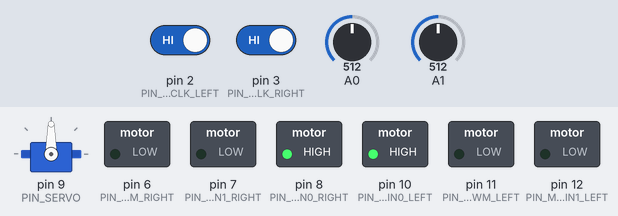
Recording of a sketch running on a simulated Arduino Mega 2560, built with avr-gcc and run on an emulated ATmega2560. On the bench: servo, switched loads named in the sketch (green lamp = pin HIGH). Inputs (shaded band) come from the test bench; at power-on: A0 = 512, A1 = 512, pin 2 (PIN_WHEEL_ENCODER_CLK_LEFT) HIGH, pin 3 (PIN_WHEEL_ENCODER_CLK_RIGHT) HIGH. What the sketch prints to the serial monitor is not drawn.

Above: at 1.2 s.
1.3 s: A0 set to 716
At 1.8 s:
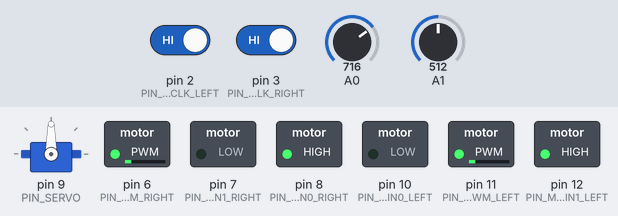
2.9 s: A1 set to 532
At 4.2 s:
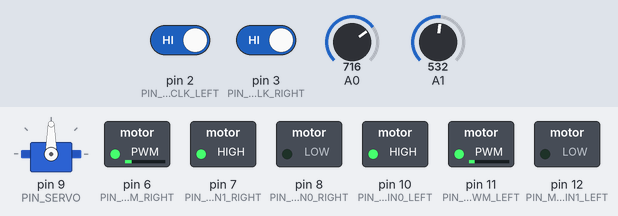
4.5 s: A0 set to 900
At 5.4 s:
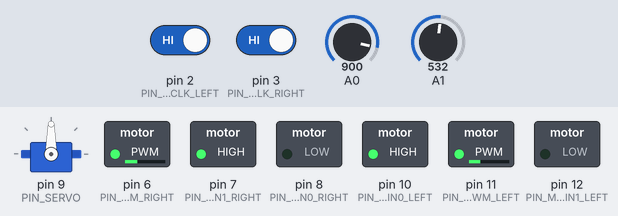
6.0 s: A1 set to 511
At 6.6 s:
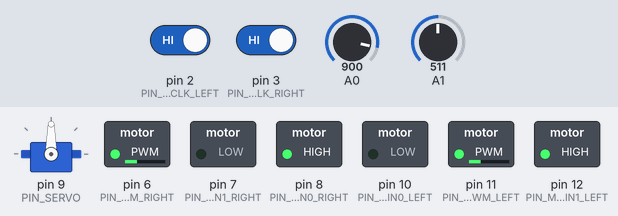
7.5 s: A1 set to 306
At 7.8 s:
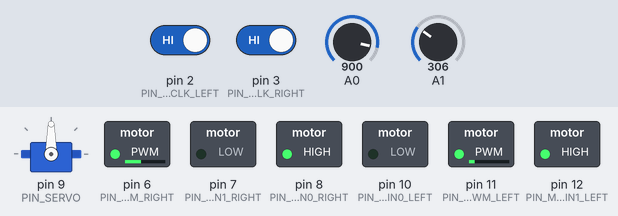
9.0 s: A0 set to 511
At 10.2 s:
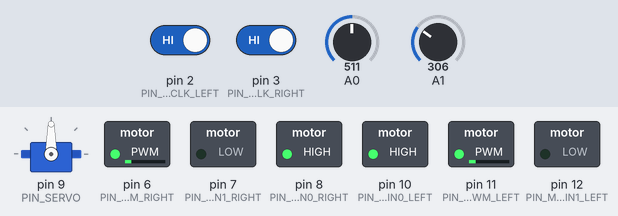
Timing chart, 0 to 11.5 s (numbered marks = the images above; inputs shaded):
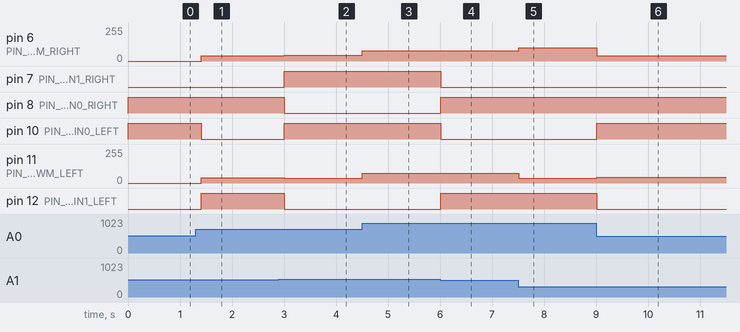

The sketch:

RES_Robot_Test_Motor.ino
```cpp
/**********************************************************************;
* Project           : RES_Class, Basic Function Check, Sensor, Motion,Comm
*
* Program name      : RES_Basic_Function_Check.ino
*
* Author            : Jong-Hoon Kim
*
* Date created      : 04/28/2023
*
* Purpose           : Inititalization of a Simple Rescue Robot
*
* Revision History  :
*
* Date        Author      Ref    Revision (Date in MMDDYYYY format)
* MMDDYYYY    name      1  v-xx   revision note.
*
*********************************************************************/
/*********************************************************************
*   Instructional Note:
*           Arduino Leonardo has 4 interrupt pins ( 0, 1, 2, 3  13 )
*           Arduino Mega has 6 interrupt pins ( 2, 3, 18, 19, 20, 21)
*
***********************************************************************/
//#include <Arduino.h>
//#include <Wire.h>
//#include <Adafruit_GFX.h>
//#include <Adafruit_SSD1306.h>
#include <SoftwareSerial.h>
#include <Servo.h>
//#include "Protocol.h"
#include "Config.h"
#include "SimpleDeadReckoning.h"


unsigned long cTime = 0;     // current time of each iteration
unsigned long jTime = 0;     // joystic control message interval
unsigned long dTime = 0;     // OLED display update interval
unsigned long mTime = 0;     // motor control update interval
unsigned long pTime = 0;     // Pose update interval
unsigned long rTime = 0;     // report interval

//Adafruit_SSD1306 display(SCREEN_WIDTH, SCREEN_HEIGHT, &Wire, OLED_RESET);
SoftwareSerial mySerial(A2,A3);
Servo myServo;  // create servo object to control a servo
SimpleDeadReckoning mySDR( 310.0, 1.8, 8.8, 0);   // encoder values per one rotation,  wheel radius, distance between two wheels, unit (cm)

void setup() {
  // Serial Port Setup
  Serial.begin(115200);   //Serial3.begin(115200);
  mySerial.begin(57600);
  Serial.println("Robot Initialization Started");
  initVariable();

}


void loop() {
  cTime = micros();     // get current time for this iteration
//  testMotor();
  updateJoy();
  updateMotorSpeed();
}


void testMotor(){
    analogWrite( PIN_MOTOR_PWM_RIGHT, 100);
    analogWrite( PIN_MOTOR_PWM_LEFT, 100);
    digitalWrite( PIN_MOTOR_IN0_RIGHT, LOW); digitalWrite( PIN_MOTOR_IN1_RIGHT, HIGH);
    digitalWrite( PIN_MOTOR_IN0_LEFT, LOW); digitalWrite( PIN_MOTOR_IN1_LEFT, HIGH);
}


void initVariable(){
  pinMode(PIN_MOTOR_PWM_RIGHT, OUTPUT); pinMode(PIN_MOTOR_IN0_RIGHT, OUTPUT); pinMode(PIN_MOTOR_IN1_RIGHT, OUTPUT);
  pinMode(PIN_MOTOR_PWM_LEFT, OUTPUT); pinMode(PIN_MOTOR_IN0_LEFT, OUTPUT); pinMode(PIN_MOTOR_IN1_LEFT, OUTPUT);
  pinMode(PIN_WHEEL_ENCODER_CLK_LEFT, INPUT); pinMode(PIN_WHEEL_ENCODER_DT_LEFT, INPUT);
  pinMode(PIN_WHEEL_ENCODER_CLK_RIGHT, INPUT); pinMode(PIN_WHEEL_ENCODER_DT_RIGHT, INPUT);
  attachInterrupt(digitalPinToInterrupt(PIN_WHEEL_ENCODER_CLK_LEFT), updateEncoder_left, CHANGE);
  attachInterrupt(digitalPinToInterrupt(PIN_WHEEL_ENCODER_CLK_RIGHT), updateEncoder_right, CHANGE);
  thetaOffset= 0.0; //mpu.getAngleZ();
  mySDR.setXLocation(64.0);
  mySDR.setYLocation(16.0);

  myServo.attach(PIN_SERVO);  myServo.write(MID_RIDAR_ANGLE);// attaches the servo on PIN_SERVO to the servo object and set middle position


  for(int i = 0; i < SCREEN_WIDTH; i++){
    for(int j = 0; j < SCREEN_HEIGHT; j++){
      ogmap[i][j] = false;
    }
  }

}


void updatePose(){
  if (cTime > pTime) {  // Update Pose
    pTime = cTime + INTERVAL_POSE;
//    mySDR.updateLocation(counter_left, counter_right, mpu.getAngleZ()); // imu based theta
    mySDR.updateLocation(counter_left, counter_right);    // odometry based theta

  }
}


void updateJoy(){
  if (cTime > jTime) {  // Joystick control time
    jTime = cTime + INTERVAL_JOYSTICK;
    joystick[0] = map(analogRead(A0), 0, 1024, -(MAX_MOTOR_SPEED), MAX_MOTOR_SPEED);
    joystick[1] = map(analogRead(A1), 0, 1024, -(MAX_MOTOR_SPEED), MAX_MOTOR_SPEED);
    cmd_vel[0] = joystick[1];
    cmd_vel[1] = joystick[0];
  }
}

void updateDisplay(){
}


void updateMotorSpeed(){
  if ( cTime > mTime) {
    mTime = cTime +  INTERVAL_MOTOR_SPEED;

    if (cmd_vel[0] > 0){ //linear
       motor_speed[LEFT] = cmd_vel[0] - cmd_vel[1];
       motor_speed[RIGHT] = cmd_vel[0]+ cmd_vel[1];
    }else{
       motor_speed[LEFT] = cmd_vel[0] + cmd_vel[1];
       motor_speed[RIGHT] = cmd_vel[0]- cmd_vel[1];
    }

    if (motor_speed[RIGHT] > MAX_MOTOR_SPEED) {
      motor_speed[RIGHT] = MAX_MOTOR_SPEED;
    }else if (motor_speed[RIGHT] < -(MAX_MOTOR_SPEED)) {
      motor_speed[RIGHT] = -(MAX_MOTOR_SPEED);
    }
    if (motor_speed[LEFT] > MAX_MOTOR_SPEED) {
      motor_speed[LEFT] = MAX_MOTOR_SPEED;
    }else if (motor_speed[LEFT] < -(MAX_MOTOR_SPEED)) {
      motor_speed[LEFT] = -(MAX_MOTOR_SPEED);
    }

    analogWrite( PIN_MOTOR_PWM_RIGHT, abs( motor_speed[RIGHT]));
    analogWrite( PIN_MOTOR_PWM_LEFT, abs(motor_speed[LEFT]));

    if (motor_speed[RIGHT] > 0){  //linear
      digitalWrite( PIN_MOTOR_IN0_RIGHT, LOW); digitalWrite( PIN_MOTOR_IN1_RIGHT, HIGH);
    }else{
      digitalWrite( PIN_MOTOR_IN0_RIGHT, HIGH); digitalWrite( PIN_MOTOR_IN1_RIGHT, LOW);
    }
    if (motor_speed[LEFT] > 0 ){
      digitalWrite( PIN_MOTOR_IN0_LEFT, LOW); digitalWrite( PIN_MOTOR_IN1_LEFT, HIGH);
    }else{
      digitalWrite( PIN_MOTOR_IN0_LEFT, HIGH); digitalWrite( PIN_MOTOR_IN1_LEFT, LOW);
    }
  }
}


void updateEncoder_left(){
  encoderPin_X_left = digitalRead(PIN_WHEEL_ENCODER_CLK_LEFT);
  encoderPin_Y_left = digitalRead(PIN_WHEEL_ENCODER_DT_LEFT);

  if (encoderPin_X_left == 0){
    if (encoderPin_Y_left == 0){
      counter_left++;
    }else{
      counter_left--;
    }
  }else{
    if (encoderPin_Y_left == 0){
      counter_left--;
    }else{
      counter_left++;
    }
  }
}

void updateEncoder_right(){
  encoderPin_X_right = digitalRead(PIN_WHEEL_ENCODER_CLK_RIGHT);
  encoderPin_Y_right = digitalRead(PIN_WHEEL_ENCODER_DT_RIGHT);

  if (encoderPin_X_right == 0){
    if (encoderPin_Y_right == 0){
      counter_right--;
    }else{
      counter_right++;
    }
  }else{
    if (encoderPin_Y_right == 0){
      counter_right++;
    }else{
      counter_right--;
    }
  }
}
```

SimpleDeadReckoning.cpp
```cpp
/**********************************************************************;
* Project           : RES_Class, Localization with Dead Reckoning
*
* Program name      : SimpleDeadReckoning.cpp
*
* Author            : Jong-Hoon Kim
*
* Date created      : 04/15/2020
*
* Purpose           : Localization of a Simple Rescue Robot
*
* Revision History  :
*
* Date        Author      Ref    Revision (Date in MMDDYYYY format)
* MMDDYYYY    name      1  v-xx   revision note.
*
*********************************************************************/

#include "SimpleDeadReckoning.h"
#include <Arduino.h>
#include <math.h>

SimpleDeadReckoning::SimpleDeadReckoning(float argEncoderValuePer360Rotation, float argWheelRadius, float argDistanceBetweenTwoWheels){
  _eValue = (360.0/argEncoderValuePer360Rotation) * (3.141592 / 180.0);
  _wRadius = argWheelRadius;
  _wDistance = argDistanceBetweenTwoWheels;
  _unit = 0;
}

SimpleDeadReckoning::SimpleDeadReckoning(float argEncoderValuePer360Rotation, float argWheelRadius, float argDistanceBetweenTwoWheels, int argDistanceUnit){ // 0: Metric = cm (defalut) 1: Imperial = inch
  _eValue = (360.0/argEncoderValuePer360Rotation) * (3.141592 / 180.0);
  _wRadius = argWheelRadius;
  _wDistance = argDistanceBetweenTwoWheels;
  _unit = argDistanceUnit;
}

SimpleDeadReckoning::SimpleDeadReckoning(){   // defalut
  _eValue = (360.0/310.0) * (3.141592 / 180.0) ;    // click per 360/310degree
  _wRadius = 3.39;  //  2*r = 6.78;
  _wDistance = 15.5;  // 15.5 cm between two wheels
  _unit = 0;        // Metric (cm) unit
}

void SimpleDeadReckoning::updateLocation(float argLeftEncoder, float argRightEncoder){
  _pLeftOdom = _leftOdom ;
  _pRightOdom = _rightOdom;
  _pTheta = _theta;
  _pCheckTime = _checkTime;

  _leftOdom = argLeftEncoder ;
  _rightOdom = argRightEncoder;
  _checkTime = millis();


//  float vL = (((_leftOdom - _pLeftOdom)*_eValue) / ((_checkTime - _pCheckTime)/1000.0)) * (3.141592 / 180);
//  float vR = (((_rightOdom - _pRightOdom )*_eValue)  / ((_checkTime - _pCheckTime)/1000.0)) *(3.141592 / 180) ;
//  float wK = (vL - vR) / _wDistance;                              // encoder based delta theta calucation
//  float deltaTheta = wK * ((_checkTime - _pCheckTime)/1000.0) ;   // encoder based delta theta calucation

  float vL = ((_leftOdom - _pLeftOdom)*_eValue) ;
  float vR = ((_rightOdom - _pRightOdom )*_eValue) ;
  float vK = (vL + vR) / 2;    // delta_s of roboty
  _theta = (vL + vR)/ _wDistance;  // * (3.141592 / 180);
  float deltaTheta = _theta - _pTheta ;
  float deltaS = vK * _wRadius;


  _pXLocation = _xLocation;
  _pYLocation = _yLocation;

// Euler integration
//  _xLocation = _pXLocation + cos(_pTheta)*deltaS;
//  _yLocation = _pYLocation + sin(_pTheta)*deltaS;

// Runge-Kutta integration (2nd oder = mid-point)
  _xLocation = _pXLocation + (deltaS * cos( _pTheta + (deltaTheta/2.0) )) ;
  _yLocation = _pYLocation + (deltaS * sin( _pTheta + (deltaTheta/2.0) )) ;


// Runge-Kutta integration (4th order)- compute odometric pose using 4nd order Runge-Kutta integration
//  double K1 =  deltaTheta;  // Euler integration
//  double K2 =  (deltaTheta / 2.0);
//  double K3 =  (K2 / 2.0);
//  double K4 =  K3;
//  double Yn_plus_1 = _pTheta + ((K1+ (2*(K2)) + (2*(K3)) + K4) / 6);
//
//  _xLocation = _pXLocation + (deltaS * cos(Yn_plus_1));
//  _yLocation = _pYLocation  + (deltaS * sin(Yn_plus_1));


  // compute odometric pose using exact intergration
//  _xLocation = _pXLocation+ ((deltaS / deltaTheta) * ( cos(_theta) - cos(_pTheta)) );
//  _yLocation = _pYLocation + ((deltaS / deltaTheta)  * ( sin(_theta) - sin(_pTheta)) );


}

void SimpleDeadReckoning::updateLocation(float argLeftEncoder, float argRightEncoder, float argTheta){
  _pLeftOdom = _leftOdom ;
  _pRightOdom = _rightOdom;
  _pTheta = _theta;
  _pCheckTime = _checkTime;

  _leftOdom = argLeftEncoder ;
  _rightOdom = argRightEncoder;
  _theta = argTheta * (3.141592 / 180);
  _checkTime = millis();


//  float vL = (((_leftOdom - _pLeftOdom)*_eValue) / ((_checkTime - _pCheckTime)/1000.0)) * (3.141592 / 180);
//  float vR = (((_rightOdom - _pRightOdom )*_eValue)  / ((_checkTime - _pCheckTime)/1000.0)) *(3.141592 / 180) ;
//  float wK = (vL - vR) / _wDistance;                              // encoder based delta theta calucation
//  float deltaTheta = wK * ((_checkTime - _pCheckTime)/1000.0) ;   // encoder based delta theta calucation

  float vL = ((_leftOdom - _pLeftOdom)*_eValue) ;
  float vR = ((_rightOdom - _pRightOdom )*_eValue) ;
  float vK = (vL + vR) / 2;    // delta_s of roboty
  float deltaTheta = _theta - _pTheta ;
  float deltaS = vK * _wRadius;


  _pXLocation = _xLocation;
  _pYLocation = _yLocation;

// Euler integration
//  _xLocation = _pXLocation + cos(_pTheta)*deltaS;
//  _yLocation = _pYLocation + sin(_pTheta)*deltaS;

// Runge-Kutta integration (2nd oder = mid-point)
  _xLocation = _pXLocation + (deltaS * cos( _pTheta + (deltaTheta/2.0) )) ;
  _yLocation = _pYLocation + (deltaS * sin( _pTheta + (deltaTheta/2.0) )) ;


// Runge-Kutta integration (4th order)- compute odometric pose using 4nd order Runge-Kutta integration
//  double K1 =  deltaTheta;  // Euler integration
//  double K2 =  (deltaTheta / 2.0);
//  double K3 =  (K2 / 2.0);
//  double K4 =  K3;
//  double Yn_plus_1 = _pTheta + ((K1+ (2*(K2)) + (2*(K3)) + K4) / 6);
//
//  _xLocation = _pXLocation + (deltaS * cos(Yn_plus_1));
//  _yLocation = _pYLocation  + (deltaS * sin(Yn_plus_1));


  // compute odometric pose using exact intergration
//  _xLocation = _pXLocation+ ((deltaS / deltaTheta) * ( cos(_theta) - cos(_pTheta)) );
//  _yLocation = _pYLocation + ((deltaS / deltaTheta)  * ( sin(_theta) - sin(_pTheta)) );


}


void SimpleDeadReckoning::updateOdometry(void){
  _theta += 1 ;
}

float SimpleDeadReckoning::getTheta(void){
  return _theta;
}
float SimpleDeadReckoning::getLeftOdom(void){
  return _leftOdom;
}
float SimpleDeadReckoning::getRightOdom(void){
  return _rightOdom;
}
float SimpleDeadReckoning::getXLocation(void){
  return _xLocation;
}
float SimpleDeadReckoning::getYLocation(void){
  return _yLocation;
}
void SimpleDeadReckoning::setXLocation(float argX){
  _xLocation = argX ;
}
void SimpleDeadReckoning::setYLocation(float argY){
  _yLocation = argY;
}
long SimpleDeadReckoning::getCheckTime(void){
  return _checkTime;
}
long SimpleDeadReckoning::getLastCheckTime(void){
  return _pCheckTime;
}
```

SimpleDeadReckoning.h
```cpp
/**********************************************************************;
* Project           : RES_Class, Localization with Dead Reckoning
*
* Program name      : SimpleDeadReckoning.h
*
* Author            : Jong-Hoon Kim
*
* Date created      : 04/15/2020
*
* Purpose           : Localization of a Simple Rescue Robot
*
* Revision History  :
*
* Date        Author      Ref    Revision (Date in MMDDYYYY format)
* MMDDYYYY    name      1  v-xx   revision note.
*
*********************************************************************/

#ifndef SimpleDeadReckoning_h
#define SimpleDeadReckoning_h

class SimpleDeadReckoning
{

public:


  SimpleDeadReckoning();
  SimpleDeadReckoning(float argEncoderValuePer360Rotation, float argWheelRadius, float argDistanceBetweenTwoWheels);
  SimpleDeadReckoning(float argEncoderValuePer360Rotation, float argWheelRadius, float argDistanceBetweenTwoWheels, int argDistanceUnit); // 0: Metric = cm (defalut) 1: Imperial = inch

  void updateOdometry(void);
  void updateLocation(float argLeftEncoder, float argRightEncoder, float argTheta);
  void updateLocation(float argLeftEncoder, float argRightEncoder);
  float getTheta(void);
  float getLeftOdom(void);
  float getRightOdom(void);
  float getXLocation(void);
  float getYLocation(void);
  void setXLocation(float argX);
  void setYLocation(float argY);
  long  getCheckTime(void);
  long  getLastCheckTime(void);

private:
  float _eValue = 310.0;  // click per 360/310degree
  float _wDistance = 8.8;   // cm
  float _wRadius = 1.8;     // cm
  int   _unit = 0;
  float _theta = 0.0;
  long _leftOdom = 0;
  long _rightOdom = 0;
  float _xLocation = 0.0;
  float _yLocation = 0.0;
  long  _checkTime = 0;

  float _pTheta = 0.0;
  long _pLeftOdom = 0;
  long _pRightOdom = 0;
  float _pXLocation = 0.0;
  float _pYLocation = 0.0;
  long  _pCheckTime = 0;


};

#endif
```

Config.h
```cpp
/**********************************************************************;
* Project           : RES_Class, Localization with Dead Reckoning
*
* Program name      : Config.h
*
* Author            : Jong-Hoon Kim
*
* Date created      : 04/25/2023
*
* Purpose           : Localization of a Simple Rescue Robot
*
* Revision History  :
*
* Date        Author      Ref    Revision (Date in MMDDYYYY format)
* MMDDYYYY    name      1  v-xx   revision note.
*
*********************************************************************/

#ifndef Config_h
#define Config_h


#define PIN_JOY_X                    A8
#define PIN_JOY_Y                    A9
#define PIN_JOY_SW_1                 53
#define PIN_JOY_SW_2                 A11
#define PIN_JOY_SW_3                 A10
#define PIN_JOY_SW_UP                61
#define PIN_JOY_SW_LEFT              59
#define PIN_JOY_SW_RIGHT             58
#define PIN_JOY_SW_DOWN              60


#define PIN_MOTOR_IN0_RIGHT          8
#define PIN_MOTOR_IN1_RIGHT          7
#define PIN_MOTOR_PWM_RIGHT          6
#define PIN_MOTOR_PWM_LEFT          11
#define PIN_MOTOR_IN0_LEFT          10
#define PIN_MOTOR_IN1_LEFT           12

#define PIN_WHEEL_ENCODER_CLK_LEFT        2          // need to be changed = interrupt
#define PIN_WHEEL_ENCODER_DT_LEFT         4          // need to be changed = interrupt
#define PIN_WHEEL_ENCODER_CLK_RIGHT       3           // need to be changed = interrupt
#define PIN_WHEEL_ENCODER_DT_RIGHT        5           // need to be changed = interrupt

#define PIN_SERVO                        9

#define MIN_RIDAR_ANGLE      30
#define MID_RIDAR_ANGLE      90
#define MAX_RIDAR_ANGLE      150
#define STRIDE_RIDAR_ANGLE     1
#define MAX_MOTOR_SPEED      100


#define INTERVAL_JOYSTICK            150000     //0.1
#define INTERVAL_POSE               100000     //0.1
#define INTERVAL_LED_UPDATE            1000      //0.001
#define INTERVAL_MESSAGE_CHECK         1000       //0.001
#define INTERVAL_DISCOVERY_UPDATE    100000      //0.1
#define INTERVAL_MOTOR_SPEED    100000      //0.1
#define INTERVAL_REPORT         200000      //0.2


#define SCREEN_WIDTH 128 // OLED display width, in pixels
#define SCREEN_HEIGHT 32 // OLED display height, in pixels
#define OLED_RESET     -1 // Reset pin # (or -1 if sharing Arduino reset pin)
#define SCREEN_ADDRESS 0x3C ///< See datasheet for Address; 0x3D for 128x

#define MESSAGE_BUFFER_SIZE   128

#define LINEAR    0
#define ANGULAR   1
#define LEFT      0
#define RIGHT      1


int encoderPin_X_left,  encoderPin_Y_left ,  encoderPin_X_right, encoderPin_Y_right  = 0;
long counter_right, counter_left   =0;
float thetaOffset = 0.0;

bool ogmap[SCREEN_WIDTH][SCREEN_HEIGHT];

int motor_speed[2] = {0,0};   // current left/right motor speed {range -255 ~ + 255}
float cmd_vel[2] = {0.0 , 0.0};
float scanned_point[2] = {0.0 , 0.0};
float pose[3] = {0.0 , 0.0, 0.0};
int joystick[2] = {0,0};    // joystick status


int msgBufferPointer_Serial0 = 0;
char msgBuffer_Serial0[MESSAGE_BUFFER_SIZE];
//int msgBufferPointer_Serial1 = 0;
//char msgBuffer_Serial1[MESSAGE_BUFFER_SIZE];
//int msgBufferPointer_Serial2 = 0;
//char msgBuffer_Serial2[MESSAGE_BUFFER_SIZE];
//int msgBufferPointer_Serial3 = 0;
//char msgBuffer_Serial3[MESSAGE_BUFFER_SIZE];
int msgBufferPointer_mySerial = 0;
char msgBuffer_mySerial[MESSAGE_BUFFER_SIZE];


#endif
```

Measured:
- the behaviour switches between 517 and 518 on A1 (found by bisection; images 1 and 2)
- after the input at 1.3 s, pin 6 (PIN_MOTOR_PWM_RIGHT), pin 11 (PIN_MOTOR_PWM_LEFT): 0/255 → 39/255 after 0.11 s; pin 10 (PIN_MOTOR_IN0_LEFT): HIGH → LOW after 0.11 s; pin 12 (PIN_MOTOR_IN1_LEFT): LOW → HIGH after 0.11 s
- after the input at 2.9 s, pin 6 (PIN_MOTOR_PWM_RIGHT): 39/255 → 42/255 after 0.11 s; pin 7 (PIN_MOTOR_IN1_RIGHT), pin 10 (PIN_MOTOR_IN0_LEFT): LOW → HIGH after 0.11 s; pin 8 (PIN_MOTOR_IN0_RIGHT), pin 12 (PIN_MOTOR_IN1_LEFT): HIGH → LOW after 0.11 s; pin 11 (PIN_MOTOR_PWM_LEFT): 39/255 → 36/255 after 0.11 s
- after the input at 4.5 s, pin 6 (PIN_MOTOR_PWM_RIGHT): 42/255 → 78/255 at once; pin 11 (PIN_MOTOR_PWM_LEFT): 36/255 → 72/255 at once
- after the input at 6.0 s, pin 6 (PIN_MOTOR_PWM_RIGHT): 78/255 → 76/255 at once; pin 7 (PIN_MOTOR_IN1_RIGHT), pin 10 (PIN_MOTOR_IN0_LEFT): HIGH → LOW at once; pin 8 (PIN_MOTOR_IN0_RIGHT), pin 12 (PIN_MOTOR_IN1_LEFT): LOW → HIGH at once; pin 11 (PIN_MOTOR_PWM_LEFT): 72/255 → 74/255 at once
- after the input at 7.5 s, pin 6 (PIN_MOTOR_PWM_RIGHT): 76/255 → 100/255 at once; pin 11 (PIN_MOTOR_PWM_LEFT): 74/255 → 34/255 at once
- after the input at 9.0 s, pin 6 (PIN_MOTOR_PWM_RIGHT): 100/255 → 40/255 at once; pin 10 (PIN_MOTOR_IN0_LEFT): LOW → HIGH at once; pin 11 (PIN_MOTOR_PWM_LEFT): 34/255 → 42/255 at once; pin 12 (PIN_MOTOR_IN1_LEFT): HIGH → LOW at once
